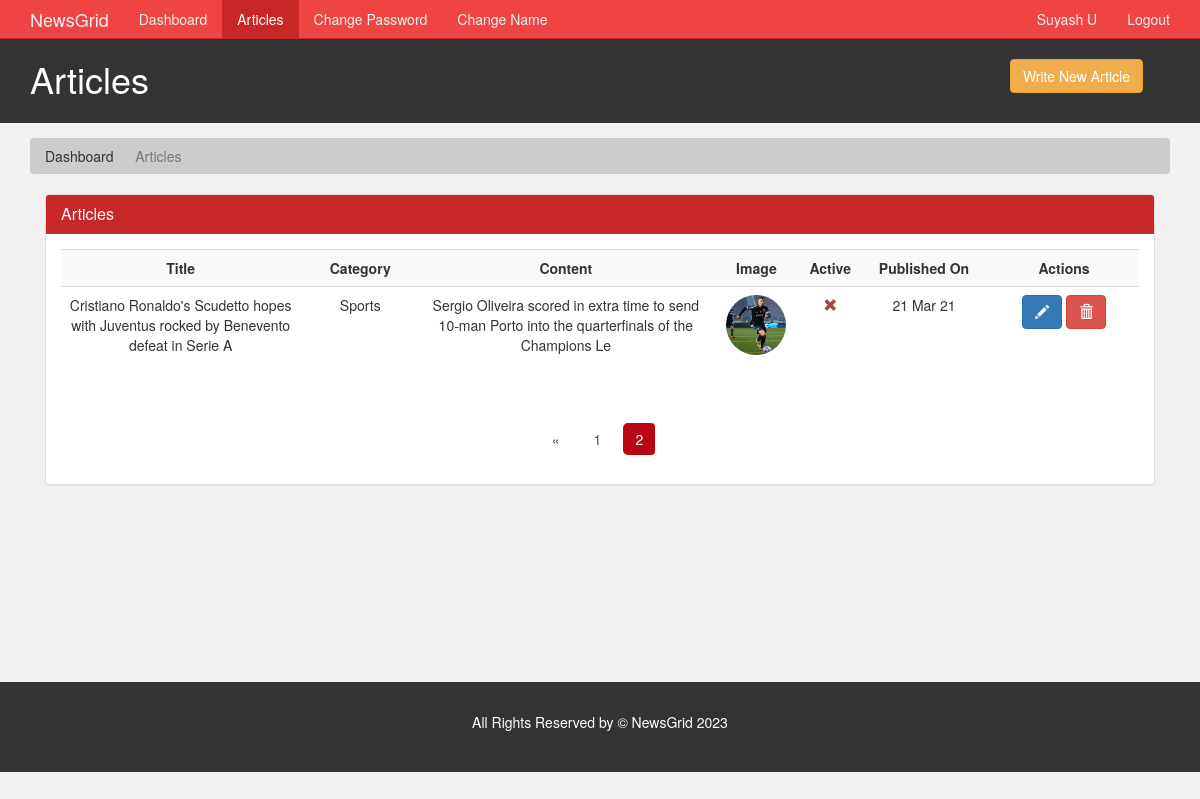
The app's page /author/articles.php?page=2 (signed in) with its own data.
### tables this page shows
CREATE TABLE `article` (
  `article_id` int(11) NOT NULL,
  `category_id` int(11) NOT NULL,
  `author_id` int(11) NOT NULL,
  `article_title` varchar(250) NOT NULL,
  `article_image` varchar(200) NOT NULL,
  `article_description` text NOT NULL,
  `article_date` date NOT NULL,
  `article_trend` tinyint(4) NOT NULL,
  `article_active` tinyint(4) NOT NULL
);

CREATE TABLE `category` (
  `category_id` int(11) NOT NULL,
  `category_name` varchar(45) NOT NULL,
  `category_color` varchar(35) NOT NULL,
  `category_image` varchar(250) NOT NULL,
  `category_description` varchar(350) NOT NULL
);

### author/articles.php (the view, shortened to what this page needs)
<?php
  require('./includes/nav.inc.php');
?>
<section id="breadcrumb">
  <div class="container">
    <ol class="breadcrumb">
      <li><a href="./index.php">Dashboard</a></li>
      <li class="active">Articles</li>
    </ol>
  </div>
</section>
<section id="main">
  <div class="container">
    <div class="col-md-12">
      <?php
        $limit = 5;
        if(isset($_GET['page'])) {
          $page = $_GET['page'];
        }else {
          $page = 1;
        }
        $offset = ($page - 1) * $limit;
        $sql = "SELECT article.article_title,
                article.article_id,
                article.article_date,
                article.article_image,
                article.article_active,
                article.article_description,
                category.category_name
                FROM article, category
                WHERE article.author_id = {$author_id}
                AND article.category_id = category.category_id
                ORDER BY article.article_date DESC,
                article.article_id DESC
                LIMIT {$offset},{$limit}";
        $result = mysqli_query($con,$sql);
        $row = mysqli_num_rows($result);
      ?>
      <div class="panel panel-default">
        <div class="panel-heading main-color-bg">
          <h3 class="panel-title">Articles</h3>
        </div>
        <div class="panel-body">
          <table class="table table-striped table-hover article-table">
            <tr>
              <th style="min-width: 200px">Title</th>
              <th style="min-width: 120px">Category</th>
              <th style="min-width: 250px">Content</th>
              <th style="min-width: 90px">Image</th>
              <th style="min-width: 50px">Active</th>
              <th style="min-width: 130px">Published On</th>
              <th style="min-width: 150px">Actions</th>
            </tr>
            <?php
                if($row > 0) {
                  while($data = mysqli_fetch_assoc($result)) {
                    $category_name = $data['category_name'];
                    $article_id = $data['article_id'];
                    $article_title = $data['article_title'];
                    $article_desc = $data['article_description'];
                    $article_image = $data['article_image'];
                    $article_date = $data['article_date'];
                    $article_active = $data['article_active'];
                    $article_desc = substr($article_desc,0,100);
                    $article_date = date("d M y",strtotime($article_date));
                    echo '
                      <tr>
                        <td>
                          '.$article_title.'
                        </td>
                        <td>
                          '.$category_name.'
                        </td>
                        <td>
                          '.$article_desc.'
                        </td>
                        <td>
                          <img src="../assets/images/articles/'.$article_image.'" />
                        </td>
                        <td>';
                        if($article_active > 0) {
                          echo '<span class="glyphicon glyphicon-ok text-success"></span>';
                        }
                        else {
                          echo '<span class="glyphicon glyphicon-remove text-danger"></span>';
                        }
                        echo '
                        </td>
                        <td>
                          '.$article_date.'
                        </td>
                        <td>
                          <a class="btn btn-primary" href="./edit-article.php?id='.$article_id.'">
                            <span class="glyphicon glyphicon-pencil"></span>
                          </a>
                          <a class="btn btn-danger" href="javascript:deleteConfirm('.$article_id.')">
                            <span class="glyphicon glyphicon-trash"></span>
                          </a>
                        </td>
                      </tr>
                    ';
                  }
                }
              ?>
          </table>
        </div>
        <div class="text-center">
          <ul class="pagination pg-red">
            <?php
              $paginationQuery = "SELECT * FROM article WHERE author_id = $author_id ";
              $paginationResult = mysqli_query($con, $paginationQuery);
              if(mysqli_num_rows($paginationResult) > 0) {
                $total_articles = mysqli_num_rows($paginationResult);
                $total_page = ceil($total_articles / $limit);
                if($page > 1) {
                  echo '
                    <li class="page-item">
                      <a href="articles.php?page='.($page - 1).'" class="page-link">
                        <span>&laquo;</span>
                      </a>
                    </li>';
                }
                for($i = 1; $i <= $total_page; $i++) {
                  $active = "";
                  if($i == $page) {
                    $active = "active";
                  }
                  echo '<li class="page-item '.$active.'"><a href="./articles.php?page='.$i.'" class="page-link">'.$i.'</a></li>';
                }
              }
            ?>
          </ul>
        </div>
      </div>
    </div>
  </div>
</section>
<?php
  require('./includes/footer.inc.php')
?>

### assets/css/admin/style.css (style rules this page uses)
body { background: var(--light-color); }
.main-color-bg { background-color: var(--primary-color) !important; border-color: var(--primary-color) !important; color: #ffffff !important; }
.breadcrumb { background: #cccccc; color: #333333; }
.breadcrumb a { color: #333333; }
.article-table td img { border-radius: 50%; object-fit: cover; height: 6rem; width: 6rem; }
.article-table th, .article-table td { text-align: center; }
.pagination > li > a, .pagination > li > span { border-radius: var(--border-radius); margin: 5px; border: none; color: var(--dark-color); cursor: pointer; }
.pagination > .active > a, .pagination > .active > a:focus, .pagination > .active > a:hover, .pagination > .active > span, .pagination > .active > span:focus, .pagination > .active > span:hover { z-index: 3; color: #fff; cursor: default; background-color: var(--active-color); border-color: none; }
#main { min-height: 57.2vh; }

### assets/css/partials/1-variables.css (style rules this page uses)
:root { --primary-color: #c72727; --secondary-color: #f99500; --light-color: #f1f1f1; --dark-color: #50514f; --black-color: #333333; --tag-trend-color: #fa163f; --tag-yellow-color: #ffbe0b; --tag-purple-color: #8338ec; --tag-blue-color: #3a86ff; --tag-green-color: #00ff73; --tag-orange-color: #ef4339; --tag-pink-color: #ff0a54; --tag-brown-color: #663f3f; --hover-color: #ee4444; --active-color: #b90615; --ts-vs: 0.56rem; --ts-sml: 0.8rem; --ts-md: 1.1rem; --ts-lg: 1.25rem; --hs-vs: 1.3rem; --hs-sml: 2rem; --hs-md: 2.5rem; --hs-lg: 3rem; --ff-monts: 'Poppins', sans-serif; --ff-nunito: 'Poppins', sans-serif; --ff-noto: 'Poppins', sans-serif; --ff-robo: 'Poppins', sans-serif; --border-radius: 5px; }

### records on screen
article: article_title "Cristiano Ronaldo's Scudetto hopes with Juventus rocked by Benevento defeat in Serie A", category.category_name "Sports", article_description "Sergio Oliveira scored in extra time to send 10-man Porto into the quarterfinals of the Champions Le", article_image (picture), article_active 0 (drawn), article_date "21 Mar 21"

### other values on screen
$author_name "Suyash U"
$page_title "Articles"
